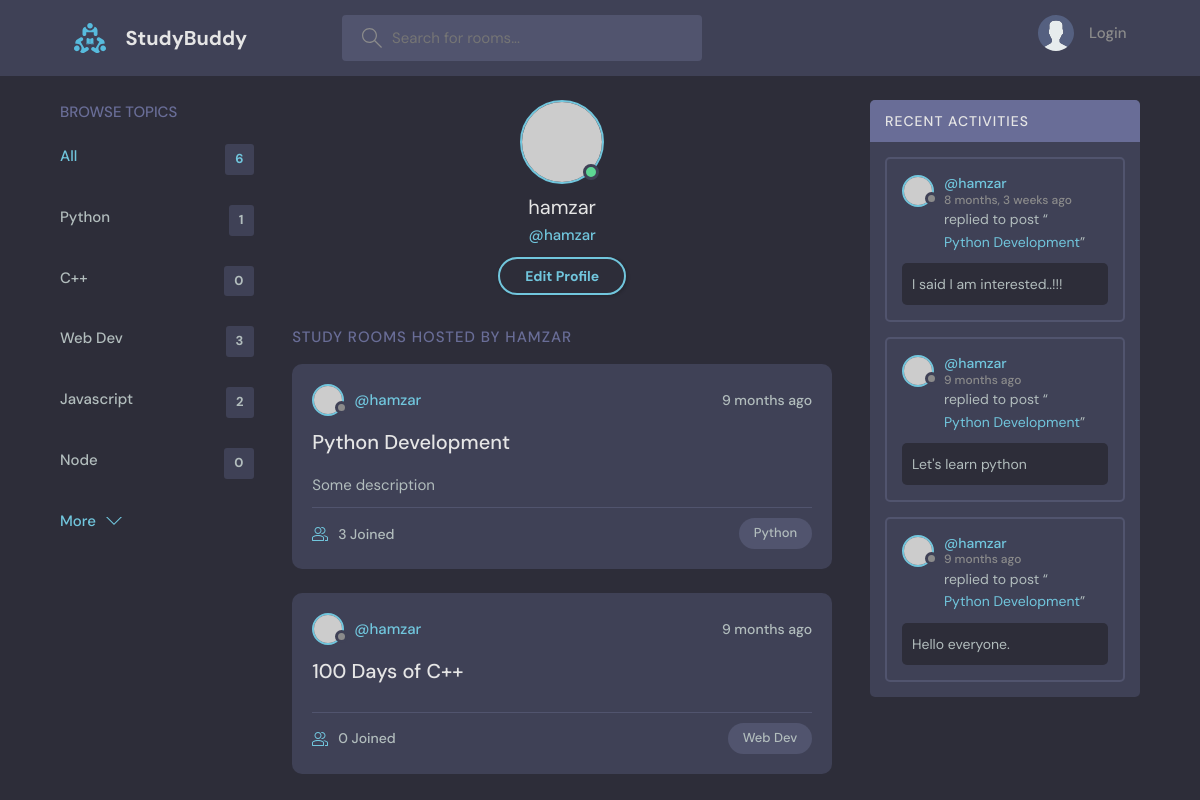
Screenshot of /user-profile/1/ with the database file from the repository.
### TestApp/models.py (models this page shows)
class Topic(models.Model):
    name=models.CharField(max_length=255)
    def __str__(self):
        return self.name

class Room(models.Model):
    topic=models.ForeignKey(Topic,on_delete=models.SET_NULL ,null=True)
    host=models.ForeignKey(User,on_delete=models.SET_NULL, null=True)
    participants=models.ManyToManyField(User,related_name='participants',blank=True)
    name=models.CharField(max_length=255)
    description=models.TextField(null=True, blank=True)
    updated_on=models.DateTimeField(auto_now=True)
    created_on=models.DateTimeField(auto_now_add=True)
    class Meta:
        ordering=['-updated_on','-created_on']
    def __str__(self):
        return self.name

class Message(models.Model):
    user=models.ForeignKey(User,on_delete=models.CASCADE)
    room=models.ForeignKey(Room,on_delete=models.CASCADE)
    body=models.TextField(null=False)
    updated_on=models.DateTimeField(auto_now=True)
    created_on=models.DateTimeField(auto_now_add=True)
    def __str__(self):
        return self.body[0:50]
    class Meta:
        ordering=['-updated_on','created_on']

### TestApp/views.py (the view)
# urls.py: path('user-profile/<str:pk>/',views.userProfile,name='user-profile'),
def userProfile(request, pk):
    user=User.objects.get(id=pk)
    topics=Topic.objects.all()
    rooms=user.room_set.all()
    room_messages=user.message_set.all()
    total_rooms=Room.objects.all().count()
    context={'user':user,'topics' : topics,'rooms':rooms,'room_messages':room_messages,'total_rooms':total_rooms}
    return render(request,'TestApp/UserProfile.html',context)

### TestApp/templates/TestApp/UserProfile.html
{% extends 'Main.html' %}
{% block content %}
<main class="profile-page layout layout--3">
  <div class="container">
    {% include 'TestApp/topic_component.html' %}
    <div class="roomList">
      <div class="profile">
        <div class="profile__avatar">
          <div class="avatar avatar--large active">
            <img src="https://randomuser.me/api/portraits/men/11.jpg" />
          </div>
        </div>
        <div class="profile__info">
          <h3>{{user}}</h3>
          <p>@{{user}}</p>
          <a href="edit-user.html" class="btn btn--main btn--pill">Edit Profile</a>
        </div>
      </div>
      <div class="roomList__header">
        <div>
          <h2>Study Rooms Hosted by {{user}}</a>
          </h2>
        </div>
      </div>
      {% include 'TestApp/feed_component.html' %}
    </div>
    {% include 'TestApp/activity_component.html' %}
  </div>
</main>
{% endblock content %}

### TestApp/templates/TestApp/topic_component.html
<div class="topics">
    <div class="topics__header">
        <h2>Browse Topics</h2>
    </div>
    <ul class="topics__list">
        <li>
            <a href="{% url 'home' %}" class="active">All <span>{{total_rooms}}</span></a>
        </li>
        {% for topic in topics %}
        <li>
            <a href="{% url 'home' %}?q={{topic.name}}">{{topic.name}} <span>{{topic.room_set.all.count}} </span></a>
        </li>
        {% endfor %}
    </ul>
    <a class="btn btn--link" href="topics.html">
        More
        <svg version="1.1" xmlns="http://www.w3.org/2000/svg" width="32" height="32" viewBox="0 0 32 32">
            <title>chevron-down</title>
            <path d="M16 21l-13-13h-3l16 16 16-16h-3l-13 13z"></path>
        </svg>
    </a>
</div>

### TestApp/templates/TestApp/feed_component.html (shortened to what this page needs)
{% for room in rooms %}
<div class="roomListRoom">
    <div class="roomListRoom__header">
        <a href="{% url 'user-profile' room.host.id %}" class="roomListRoom__author">
            <div class="avatar avatar--small">
                <img src="https://randomuser.me/api/portraits/women/11.jpg" />
            </div>
            <span>@{{room.host}}</span>
        </a>
        <div class="roomListRoom__actions">
            <span>{{room.created_on | timesince}} ago</span>
        </div>
    </div>
    <div class="roomListRoom__content">
        <a href="{% url 'room' room.id %}">{{room.name}}</a>
        <p>{{room.description}}</p>
    </div>
    <div class="roomListRoom__meta">
        <a href="{% url 'room' room.id %}" class="roomListRoom__joined">
            {{room.participants.count}} Joined
        </a>
        <p class="roomListRoom__topic">{{room.topic}}</p>
    </div>
</div>
{% endfor %}

### TestApp/templates/TestApp/activity_component.html (shortened to what this page needs)
<div class="activities">
    <div class="activities__header">
        <h2>Recent Activities</h2>
    </div>
    {% for message in room_messages %}
    <div class="activities__box">
        <div class="activities__boxHeader roomListRoom__header">
            <a href="{% url 'user-profile' message.user.id %}" class="roomListRoom__author">
                <div class="avatar avatar--small">
                    <img src="https://randomuser.me/api/portraits/women/11.jpg" />
                </div>
                <p>
                    @{{message.user}}
                    <span>{{message.created_on | timesince}} ago</span>
                </p>
            </a>
        </div>
        <div class="activities__boxContent">
            <p>replied to post “<a href="{% url 'room' message.room.id %}">{{message.room}}</a>”</p>
            <div class="activities__boxRoomContent">{{message}}</div>
        </div>
    </div>
    {% endfor %}
</div>

### rows the page displays
Topic: name "Python", room_set.all.count "1"
Topic: name "C++", room_set.all.count "0"
Topic: name "Web Dev", room_set.all.count "3"
Topic: name "Javascript", room_set.all.count "2"
Topic: name "Node", room_set.all.count "0"
Room: host "hamzar", created_on "9 months", name "Python Development", description "Some description", participants.count "3", topic "Python"
Room: host "hamzar", created_on "9 months", name "100 Days of C++", participants.count "0", topic "Web Dev"
Message: user "hamzar", created_on "8 months, 3 weeks", room "Python Development", body "I said I am interested..!!!"
Message: user "hamzar", created_on "9 months", room "Python Development", body "Let's learn python"
Message: user "hamzar", created_on "9 months", room "Python Development", body "Hello everyone."

### other values shown
{{ total_rooms }} "6"
{{ user }} "hamzar"
{{ user }} "HAMZAR"
